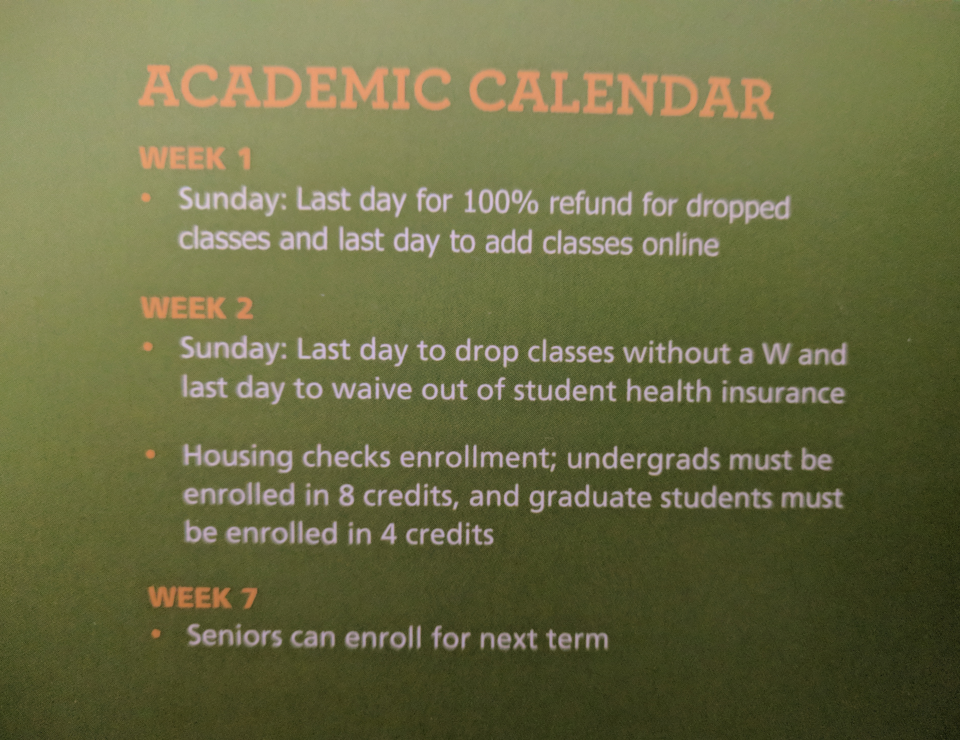
#> input picture samples/text.png, 960 x 740 px
$ python 1-threshold.py
#> lines starting #> are read from the running program, lines starting #| are printed output that depends on the picture
import numpy
import cv2

numpyInput = cv2.imread(filename='./../samples/text.png', flags=cv2.IMREAD_COLOR)
#> numpyInput is the input picture: shape (740, 960, 3); mean B, G, R 67.5, 108, 106.8

numpyInput = cv2.cvtColor(src=numpyInput, code=cv2.COLOR_BGR2Lab)[:, :, 0] # transform the image into a perceptually uniform color space and use the lightness channel
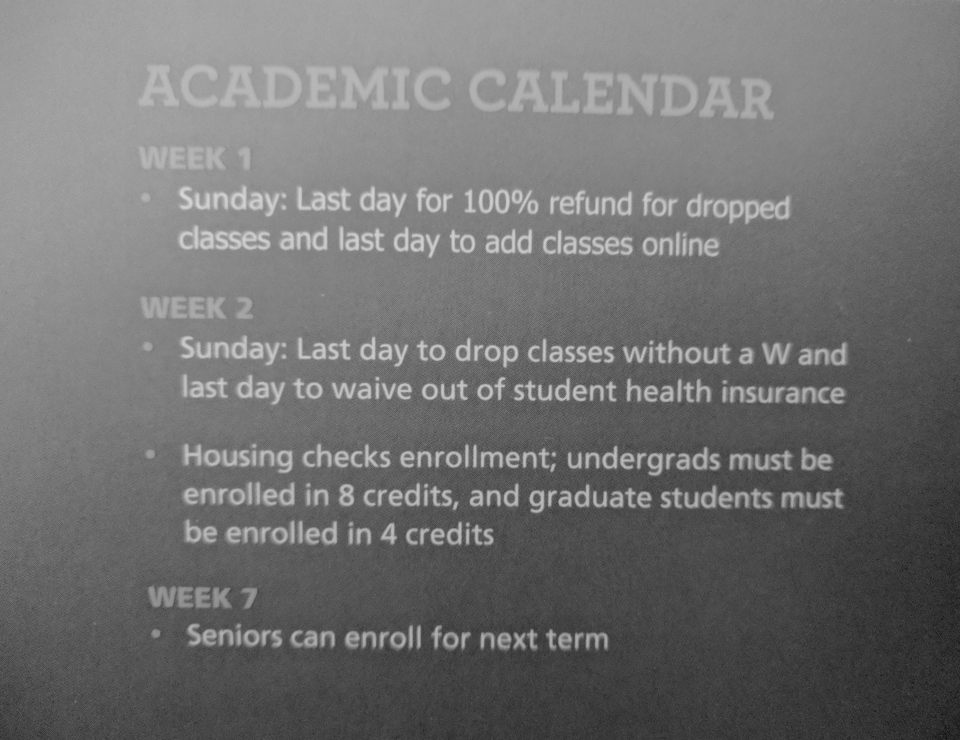
#> numpyInput: shape (740, 960); min 12, max 215, mean 112.9

numpyInput = cv2.GaussianBlur(src=numpyInput, ksize=(7, 7), sigmaX=0.0, sigmaY=0.0, borderType=cv2.BORDER_DEFAULT) # apply a small gaussian blur to make the segmentation less sensitive / noisy

#> (the run stopped early here; a loop or call above may not have finished)

$ run again, with samples/blend-1.png copied over samples/text.png
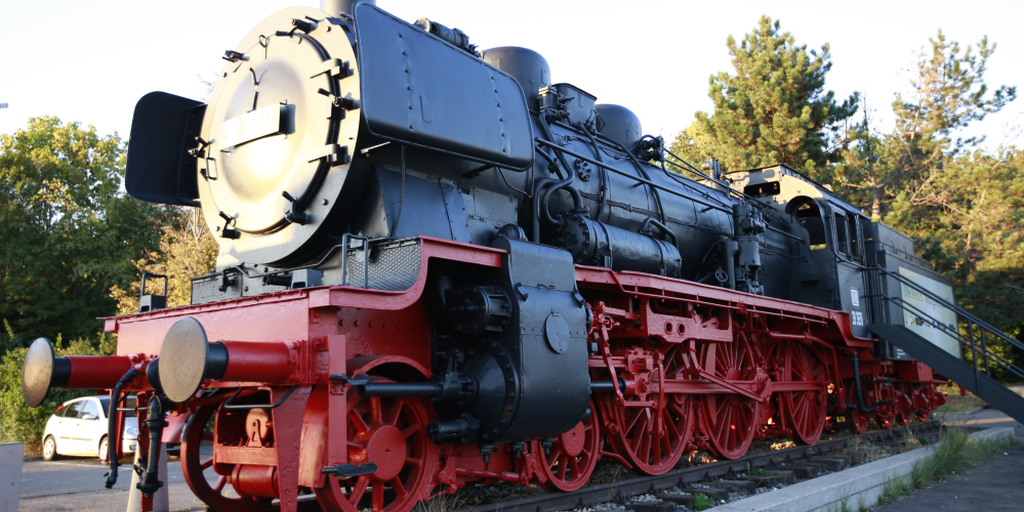
#> input picture samples/blend-1.png, 1024 x 512 px
#> numpyInput is the input picture: shape (512, 1024, 3); mean B, G, R 111.5, 111.1, 118.9
#> `numpyInput = cv2.cvtColor(src=numpyInput, code=cv2.COLOR_BGR2Lab)[:, :..`:
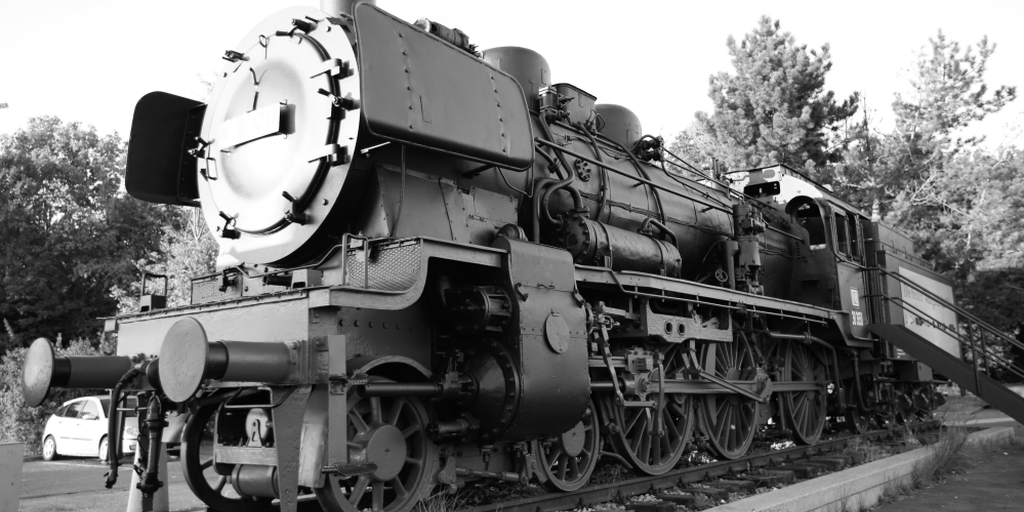
#> numpyInput: shape (512, 1024); min 0, max 255, mean 117.9
#> `numpyInput = cv2.GaussianBlur(src=numpyInput, ksize=(7, 7), sigmaX=0.0..`:
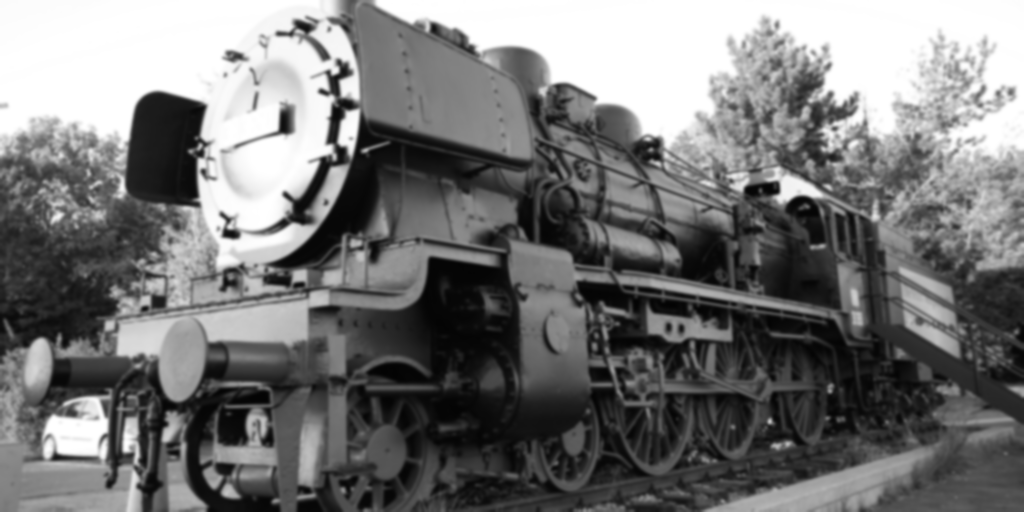
#> numpyInput: shape (512, 1024); min 3, max 255, mean 117.9

$ run again, with samples/fruits.png copied over samples/text.png
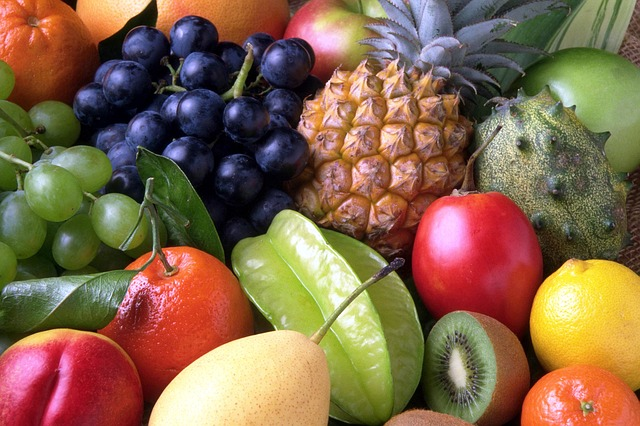
#> input picture samples/fruits.png, 640 x 426 px
#> numpyInput is the input picture: shape (426, 640, 3); mean B, G, R 74.7, 102.5, 132.7
#> `numpyInput = cv2.cvtColor(src=numpyInput, code=cv2.COLOR_BGR2Lab)[:, :..`:
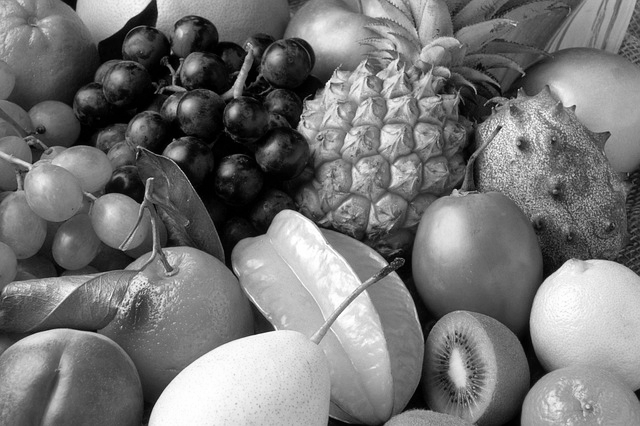
#> numpyInput: shape (426, 640); min 0, max 255, mean 117.4
#> `numpyInput = cv2.GaussianBlur(src=numpyInput, ksize=(7, 7), sigmaX=0.0..`:
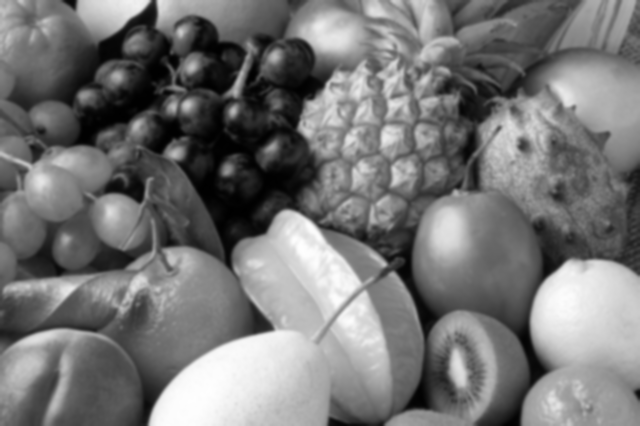
#> numpyInput: shape (426, 640); min 0, max 254, mean 117.4
